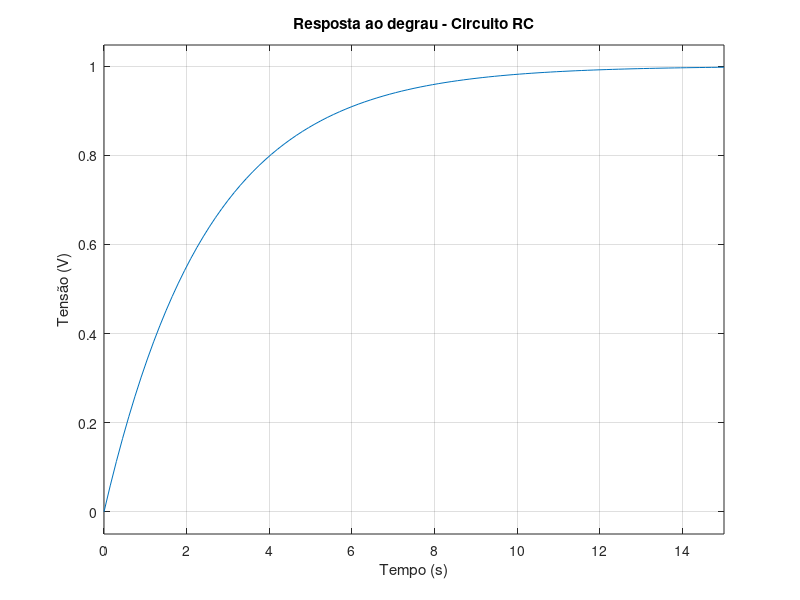
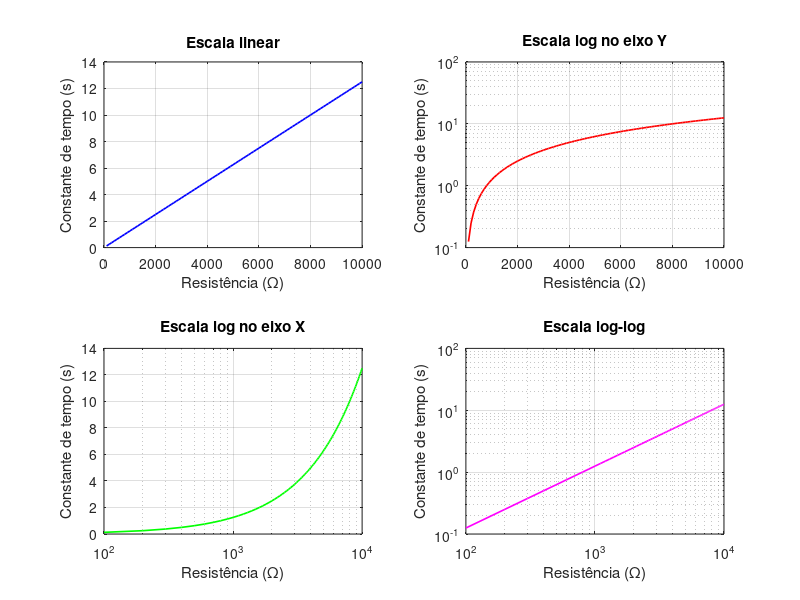

Here is the MATLAB script that generated these plots, in order:
%% Exercício 2 - Circuito RC e comparação de escalas (Caixa Cinza)
clear; clc; close all;

R = 2000;      % Ohms
tau = 2.5;     % segundos (constante de tempo experimental)

C = tau/R;     % capacitância

disp('Valor da capacitância C (F):')
disp(C)

% Vc(s)/Vin(s) = 1/(R*C*s + 1)
sys = tf(1,[R*C 1]);
disp('Função de transferência do circuito RC:')
sys

% Resposta ao degrau - 15 segundos
figure(1)
step(sys,15)
title('Resposta ao degrau - Circuito RC')
xlabel('Tempo (s)')
ylabel('Tensão (V)')
grid on

% Vetor de resistências, mantendo o capacitor calculado
Rteste = 100:100:10000;
tauTeste = Rteste*C;   % tau = R*C

figure(2)
subplot(2,2,1)
plot(Rteste,tauTeste,'b','LineWidth',1.2)
title('Escala linear')
xlabel('Resistência (\Omega)')
ylabel('Constante de tempo (s)')
grid on

subplot(2,2,2)
semilogy(Rteste,tauTeste,'r','LineWidth',1.2)
title('Escala log no eixo Y')
xlabel('Resistência (\Omega)')
ylabel('Constante de tempo (s)')
grid on

subplot(2,2,3)
semilogx(Rteste,tauTeste,'g','LineWidth',1.2)
title('Escala log no eixo X')
xlabel('Resistência (\Omega)')
ylabel('Constante de tempo (s)')
grid on

subplot(2,2,4)
loglog(Rteste,tauTeste,'m','LineWidth',1.2)
title('Escala log-log')
xlabel('Resistência (\Omega)')
ylabel('Constante de tempo (s)')
grid on
